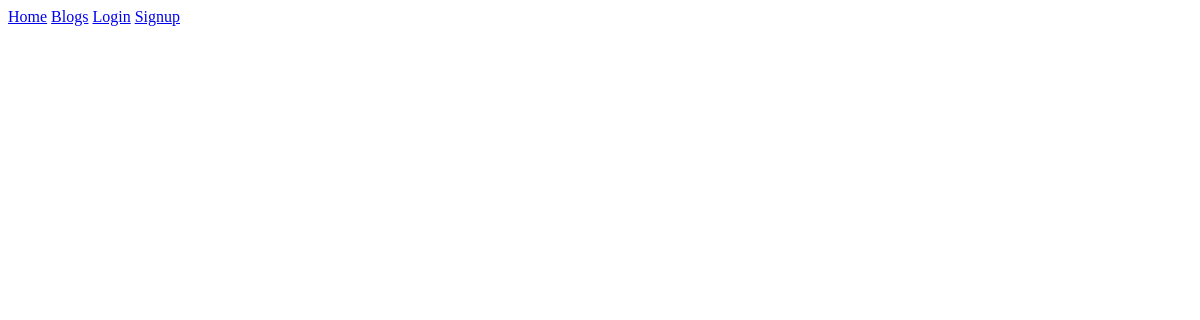
Page /blog/ on the earlier database version.
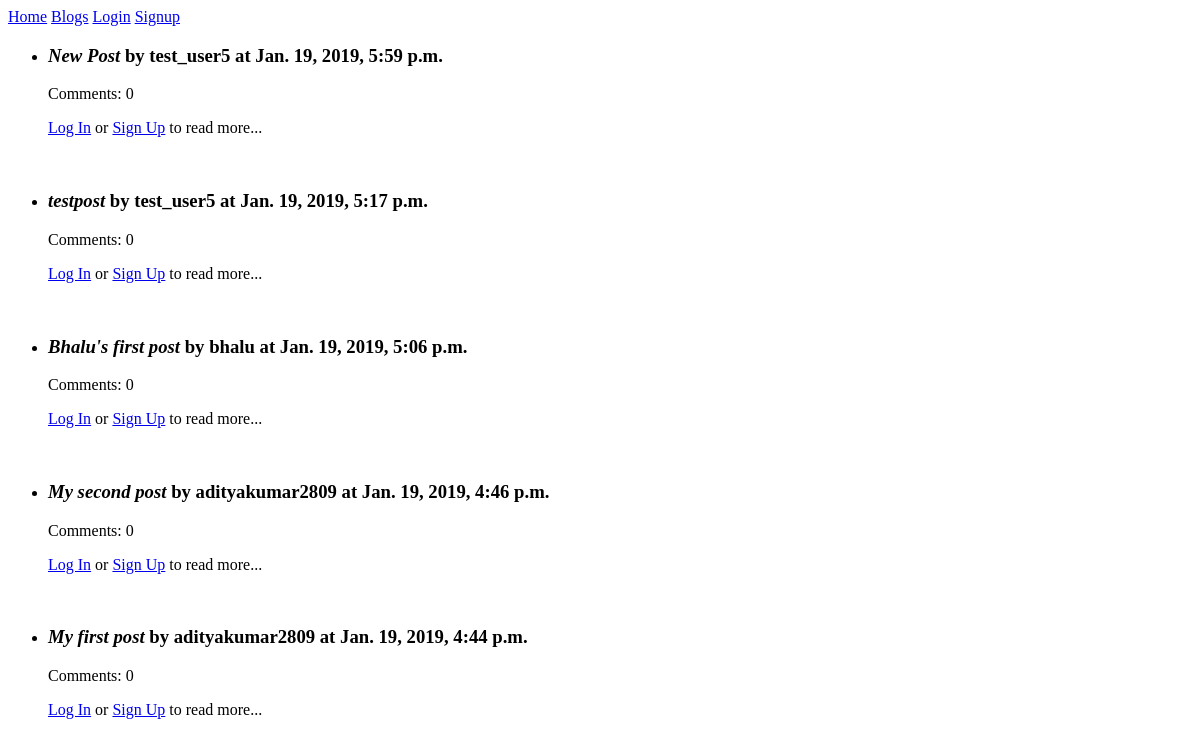
Same page on the later database version.
### blog/models.py (models this page shows, shortened)
class Post(models.Model):
	user = models.ForeignKey(User,related_name='posts',on_delete=models.CASCADE)
	title = models.CharField(max_length=150, default=('New Post'))
	created_at = models.DateTimeField(auto_now=True)
	message = models.TextField()
	class Meta():
		ordering = ['-created_at']
		unique_together = ('user','message')

### blog/views.py (the view)
# urls.py: path('',views.PostList.as_view(),name = 'all'),
class PostList(generic.ListView):
    model = models.Post

### blog/templates/blog/post_list.html (shortened to what this page needs)
{% extends "blog/blog_base.html" %}
{% block post_content %}
	<ul>
		{% for post in post_list %}
			<li>
	  			{% include "blog/_blog_list.html" %}
	  		</li>
		{% endfor %}
	</ul>
{% endblock %}

### blog/templates/blog/blog_base.html (shortened to what this page needs)
{% extends "base.html" %}
{% block content %}
			{% block post_content %}{% endblock %}
{% endblock %}

### templates/base.html (shortened to what this page needs)
<!DOCTYPE html>
{% load staticfiles %}
<html>
<head>
</head>
<body>
	<a href="{% url 'home' %}">Home</a>
	<a href="{% url 'blog:all' %}">Blogs</a>
	{% if user.is_authenticated %}
		<a href="{% url 'accounts:logout' %}">Logout</a>
		<h3>Hello {{user.first_name}}, welcome aboard!</h3>
	{% else %}
		<a href="{% url 'accounts:login' %}">Login</a>
		<a href="{% url 'accounts:signup' %}">Signup</a>
	{% endif %}
	{% block content %}
	{% endblock %}
</body>
</html>

### blog/templates/blog/_blog_list.html
<h3><em>{{ post.title }}</em> by {{post.user.username}} at {{post.created_at}}</h3>
<p>Comments: {{post.comments.all.count}}</p>
{% if user.is_authenticated %}
	<a href="{% url 'blog:single' username=post.user.username pk=post.pk %}">Read more...</a>
{% else %}
	<p><a href="{% url  'accounts:login' %}">Log In</a> or <a href="{% url  'accounts:login' %}">Sign Up</a> to read more...</p>
{% endif %}
<br>

Differences in the rows shown:
added Post: title "New Post", user.username "test_user5", created_at "Jan. 19, 2019, 5:59 p.m.", comments.all.count "0"
added Post: title "testpost", user.username "test_user5", created_at "Jan. 19, 2019, 5:17 p.m.", comments.all.count "0"
added Post: title "Bhalu's first post", user.username "bhalu", created_at "Jan. 19, 2019, 5:06 p.m.", comments.all.count "0"
added Post: title "My second post", user.username "adityakumar2809", created_at "Jan. 19, 2019, 4:46 p.m.", comments.all.count "0"
added Post: title "My first post", user.username "adityakumar2809", created_at "Jan. 19, 2019, 4:44 p.m.", comments.all.count "0"
